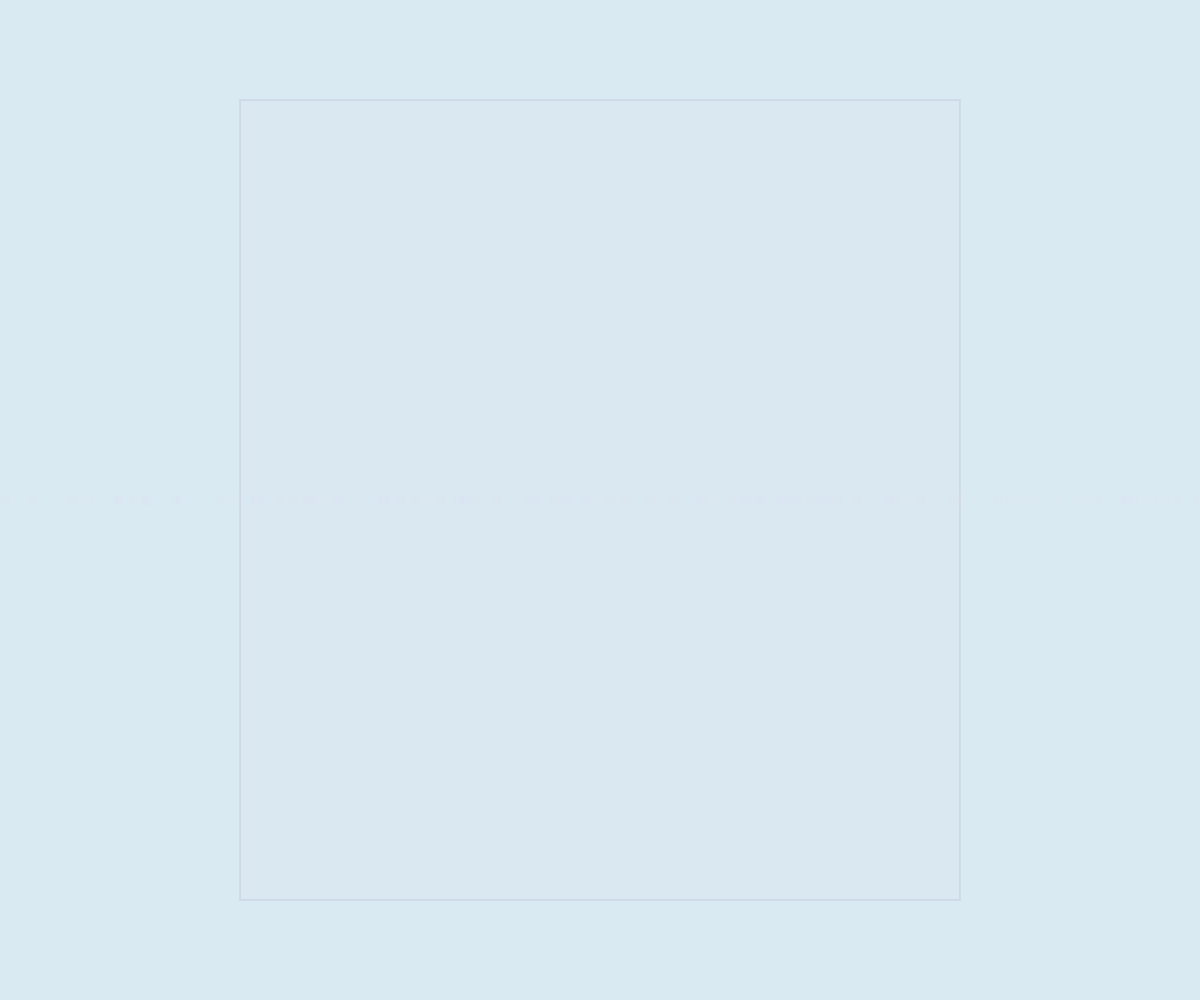
Frame 1 (no input)
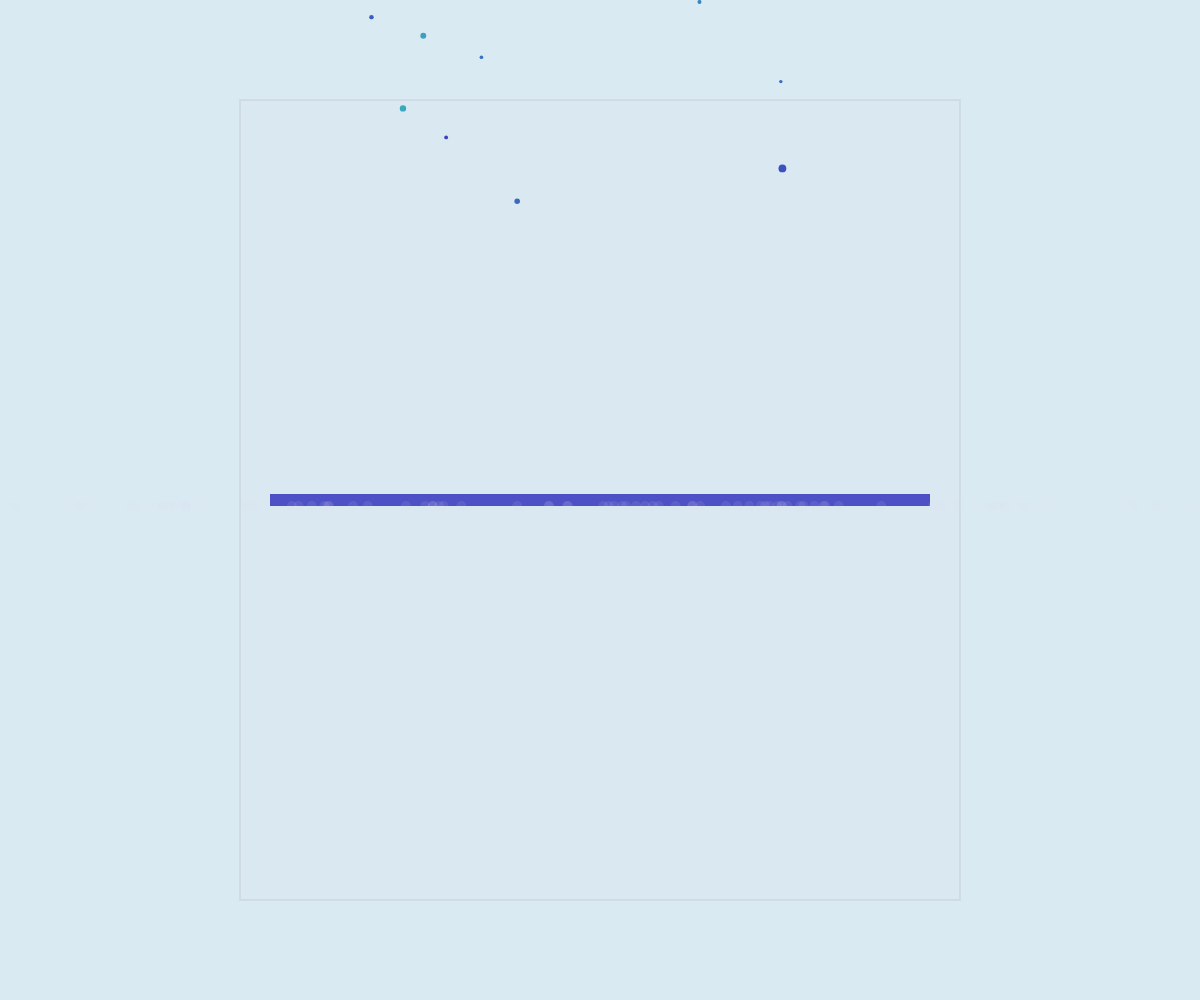
Frame 60 (no input)
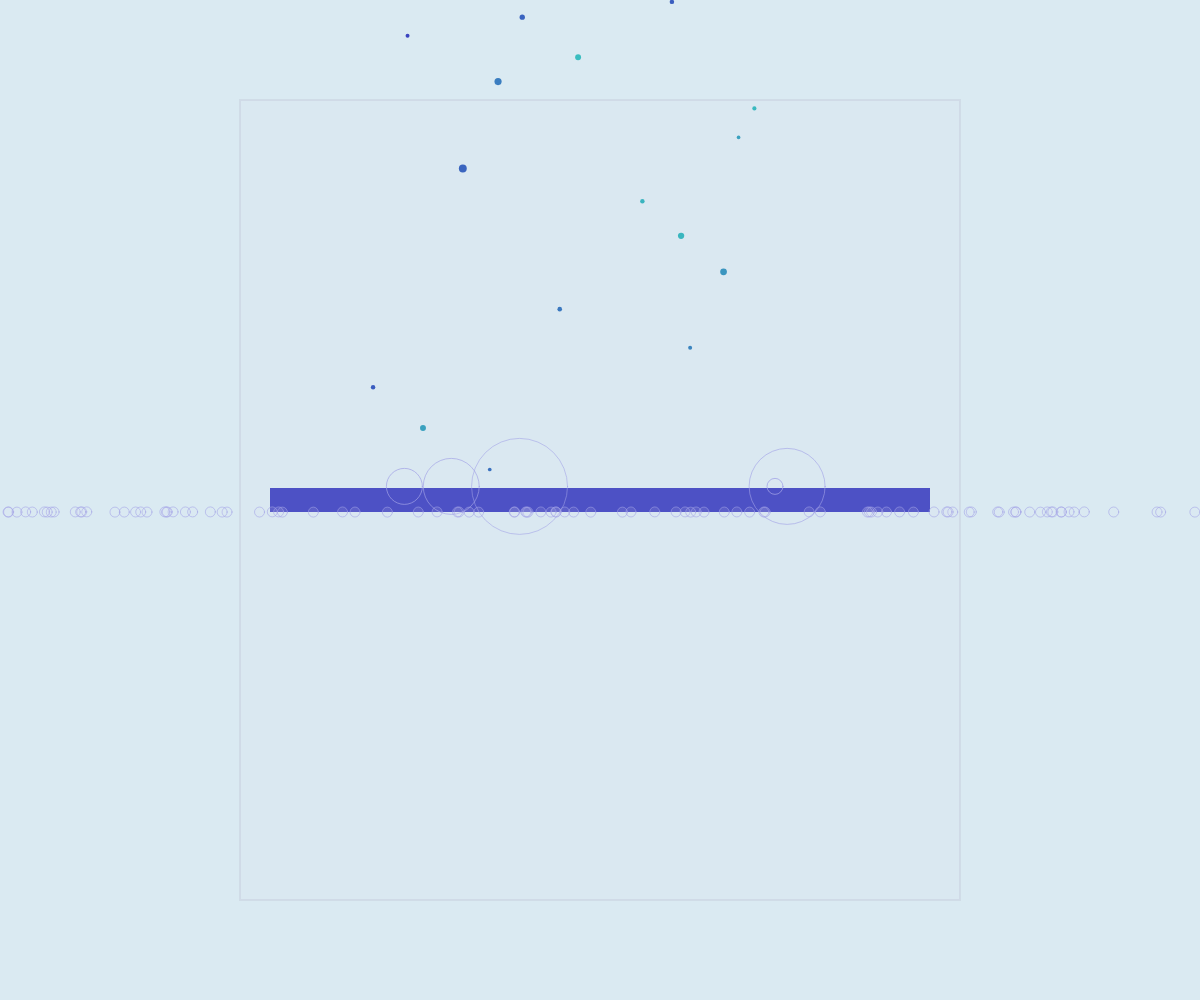
Frame 120 (the mouse pressed at the canvas centre since frame 60)

The p5.js sketch that drew these frames (run headless with seeded random() and noise() and a simulated clock; from frame 60 on, the mouse is pressed at the canvas centre):

// p5.js sketch
// ── sketch.js
let drops = [];
let liquidLevel = 0;
let gravity = 0.2;
let viscosity = 0.98;
let rippleCount = 0;

function setup() {
  createCanvas(windowWidth, windowHeight);
  colorMode(HSB, 360, 100, 100, 1);
  noStroke();
  rectMode(CENTER);
}

function draw() {
  background(200, 10, 95); // Neutral background
  
  // Draw glass container
  fill(240, 5, 90, 0.1);
  stroke(240, 10, 80, 0.3);
  strokeWeight(2);
  rect(width/2, height/2, width*0.6, height*0.8);
  
  // Draw liquid in container
  fill(240, 90, 70, 0.7);
  noStroke();
  rect(width/2, height/2, width*0.55, liquidLevel);
  
  // Update and draw drops
  for (let i = drops.length - 1; i >= 0; i--) {
    let drop = drops[i];
    drop.update();
    drop.display();
    
    if (drop.y > height/2 + liquidLevel/2 - 30) {
      createRipple(drop.x, drop.y);
      drops.splice(i, 1);
    }
  }
  
  // Add new drops occasionally
  if (frameCount % 5 === 0 && drops.length < 100) {
    drops.push(new Drop());
  }
  
  // Rise liquid level
  liquidLevel += 0.2;
  
  // Draw ripples
  if (rippleCount > 0) {
    for (let i = ripples.length - 1; i >= 0; i--) {
      ripples[i].update();
      ripples[i].display();
      if (ripples[i].alpha <= 0) {
        ripples.splice(i, 1);
        rippleCount--;
      }
    }
  }
  
  // Draw liquid distortion effect
  drawDistortion();
}

function drawDistortion() {
  // Simple distortion of background around liquid surface
  let distortionAmount = map(liquidLevel, 0, height*0.4, 0, 2);
  if (distortionAmount > 0) {
    for (let i = 0; i < 100; i++) {
      let x = random(width);
      let y = height/2 + liquidLevel/2;
      let dx = random(-distortionAmount, distortionAmount);
      let dy = random(-distortionAmount, distortionAmount);
      fill(240, 5, 95, 0.1);
      ellipse(x + dx, y + dy, 10, 10);
    }
  }
}

function createRipple(x, y) {
  if (rippleCount < 10) {
    ripples.push(new Ripple(x, y));
    rippleCount++;
  }
}

class Drop {
  constructor() {
    this.x = width/2 + random(-width*0.2, width*0.2);
    this.y = -20;
    this.size = random(3, 8);
    this.color = color(random(180, 240), 90, 70, 0.8);
    this.vx = random(-1, 1) * 0.5;
    this.vy = 0;
  }
  
  update() {
    this.vy += gravity;
    this.x += this.vx;
    this.y += this.vy;
    
    // Slow down due to viscosity
    this.vx *= viscosity;
    this.vy *= viscosity;
  }
  
  display() {
    fill(this.color);
    ellipse(this.x, this.y, this.size, this.size);
  }
}

class Ripple {
  constructor(x, y) {
    this.x = x;
    this.y = y;
    this.radius = 0;
    this.alpha = 0.8;
    this.growthRate = 2;
  }
  
  update() {
    this.radius += this.growthRate;
    this.alpha -= 0.01;
  }
  
  display() {
    noFill();
    stroke(240, 30, 90, this.alpha);
    strokeWeight(1);
    ellipse(this.x, this.y, this.radius * 2);
  }
}

let ripples = [];

function windowResized() {
  resizeCanvas(windowWidth, windowHeight);
}
